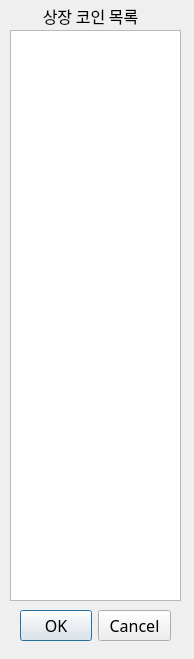
<?xml version="1.0" encoding="UTF-8"?>
<ui version="4.0">
 <class>Dialog</class>
 <widget class="QDialog" name="Dialog">
  <property name="geometry">
   <rect>
    <x>0</x>
    <y>0</y>
    <width>194</width>
    <height>659</height>
   </rect>
  </property>
  <property name="windowTitle">
   <string>거래코인바꾸기</string>
  </property>
  <widget class="QDialogButtonBox" name="btnBox">
   <property name="geometry">
    <rect>
     <x>20</x>
     <y>600</y>
     <width>151</width>
     <height>51</height>
    </rect>
   </property>
   <property name="font">
    <font>
     <family>맑은 고딕</family>
     <pointsize>12</pointsize>
    </font>
   </property>
   <property name="standardButtons">
    <set>QDialogButtonBox::Cancel|QDialogButtonBox::Ok</set>
   </property>
  </widget>
  <widget class="QLabel" name="label">
   <property name="geometry">
    <rect>
     <x>10</x>
     <y>0</y>
     <width>161</width>
     <height>31</height>
    </rect>
   </property>
   <property name="font">
    <font>
     <family>맑은 고딕</family>
     <pointsize>12</pointsize>
    </font>
   </property>
   <property name="text">
    <string>상장 코인 목록</string>
   </property>
   <property name="alignment">
    <set>Qt::AlignCenter</set>
   </property>
  </widget>
  <widget class="QListWidget" name="listWidget_2">
   <property name="geometry">
    <rect>
     <x>10</x>
     <y>30</y>
     <width>171</width>
     <height>571</height>
    </rect>
   </property>
  </widget>
 </widget>
 <resources/>
 <connections/>
</ui>
